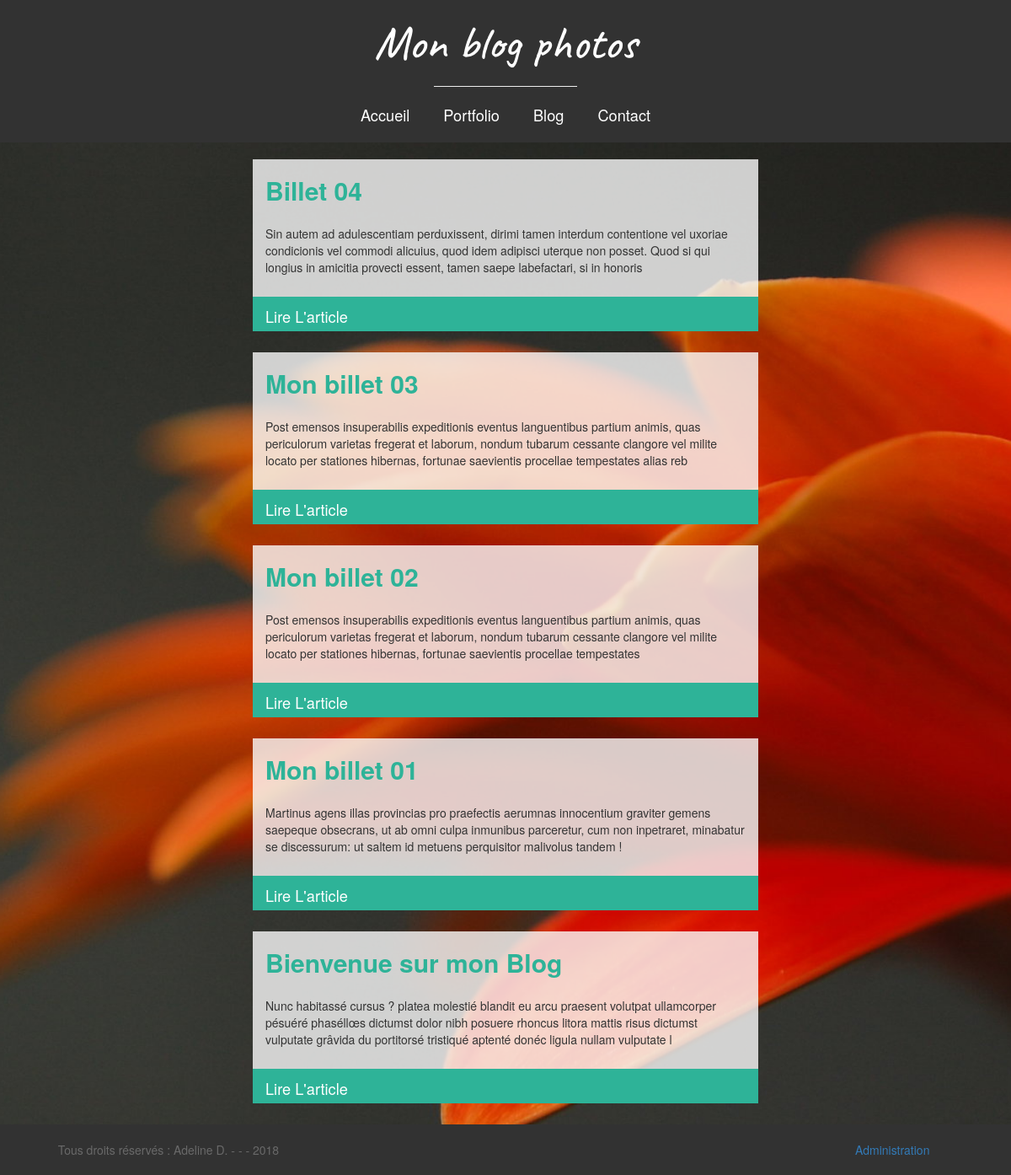
Page /index.php?action=blog on the committed database.
### tables this page shows
CREATE TABLE IF NOT EXISTS `billets` (
  `id` int(11) NOT NULL,
  `titre` varchar(255) NOT NULL,
  `resume` varchar(255) NOT NULL,
  `contenu` text NOT NULL,
  `auteur` varchar(255) NOT NULL,
  `statut` varchar(255) NOT NULL,
  `date_publication` datetime NOT NULL
);

### Controleur/ControleurBillet.php (called while the page is built, shortened)
<?php
require_once 'Modele/Billet.php';
require_once 'Vue/Vue.php';
class ControleurBillet {
  private $billet;
  public function __construct() {
    $this->billet = new Billet();
  }
  public function blog() {
    $blog = $this->billet->getBlog();
    $vue = new Vue("Blog");
    $vue->generer(array('blog' => $blog));
  }
}

### Modele/Billet.php (called while the page is built, shortened)
<?php
require_once 'Modele/Modele.php';
class Billet extends Modele {
    public function getBlog()
{
    $sql = 'SELECT id, titre, resume,  contenu, auteur, statut, DATE_FORMAT(date_publication, \'%d/%m/%Y à %Hh%imin%ss\') AS date_publication_fr FROM billets WHERE statut=\'publie\' ORDER BY date_publication DESC';
    $billets = $this->executerRequete($sql);
    return $billets;
}
}

### Modele/Modele.php (called while the page is built)
<?php
abstract class Modele {
  private $bdd;
  protected function executerRequete($sql, $params = null) {
    if ($params == null) {
      $resultat = $this->getBdd()->query($sql);
    }
    else {
      $resultat = $this->getBdd()->prepare($sql);
      $resultat->execute($params);
    }
    return $resultat;
  }
  private function getBdd() {
    if ($this->bdd == null) {
      $this->bdd = new PDO('mysql:host=localhost;dbname=simple_blog;charset=utf8',
        'root', 'root', array(PDO::ATTR_ERRMODE => PDO::ERRMODE_EXCEPTION));
    }
    return $this->bdd;
  }
}

### index.php (called while the page is built)
<?php
require 'Controleur/Routeur.php';
$routeur = new Routeur();
$routeur->routerRequete();

### Vue/vueBlog.php (the view, shortened to what this page needs)
<?php $this->titre = 'Mon blog photo'; ?>
<?php
foreach ($blog as $billet): ?>
        <div class="col-lg-offset-3 col-lg-6 col-xs-offset-1 col-xs-10 article">
            <h2><?= strip_tags($billet['titre']); ?></h2>
            <p class="resume">
                <?= nl2br($billet['resume']); ?>
            </p>
            <p class="suite">
                <span><a href="<?= "index.php?action=billet&id=" . $billet['id'] ?>">Lire L'article</a></span>
            </p>
        </div>
<?php endforeach; ?>

### Vue/gabarit.php (shortened to what this page needs)
<!DOCTYPE>
<html lang="fr">
    <head>
        <link href="https://maxcdn.bootstrapcdn.com/bootstrap/3.3.7/css/bootstrap.min.css" rel="stylesheet">
        <link rel="stylesheet" href="https://cdnjs.cloudflare.com/ajax/libs/fancybox/3.2.5/jquery.fancybox.min.css" />
        <link rel="stylesheet" type="text/css" href="Contenu/style.css" />
    </head>
        <div class="container-fluid">
            <div class="row header">
                    <div class="col-xs-12 titre">
                        <h1>Mon blog photos</h1>
                    </div>
                    <div class="col-xs-offset-5 col-xs-2">
                        <hr/>
                    </div>
                    <div class="col-xs-12 menu">
                        <ul>
                            <li><a href="index.php">Accueil</a></li>
                            <li><a href="index.php?action=APropos">Portfolio</a></li>
                            <li><a href="index.php?action=blog">Blog</a></li>
                            <li><a href="index.php?action=Contact">Contact</a></li>
                        </ul>
                    </div>
            </div>
            <div class="row contenu">
                <?= $contenu ?>
            </div>
            <div class="row footer">
                <div class="col-lg-4 copyright">
                    <p>Tous droits réservés : Adeline D. - - - 2018
                </div>
                <div class="col-lg-offset-6 col-lg-1 admin">
                    <a href="index.php?action=Admin">Administration</a>
                </div>
            </div>
        </div>
       </body>
</html>

### Controleur/Routeur.php (shortened to what this page needs)
<?php
require_once 'Vue/Vue.php';
class Routeur {
  private $ctrlAccueil;
  private $ctrlBillet;
  private $ctrlCommentaire;
  private $ctrlPortfolio;
  private $ctrlContact;
  private $ctrlAdmin;
  public function __construct() {
    $this->ctrlAccueil = new ControleurAccueil();
    $this->ctrlBillet = new ControleurBillet();
    $this->ctrlCommentaire = new ControleurCommentaire;
    $this->ctrlPortfolio = new ControleurPortfolio();
    $this->ctrlContact= new ControleurContact();
    $this->ctrlAdmin= new ControleurAdmin();
  }
  public function routerRequete() {
    try {
        if (isset($_GET['action'])) {
          if ($_GET['action'] == 'billet') {
            $idBillet = intval($this->getParametre($_GET, 'id'));
            if ($idBillet != 0) {
              $this->ctrlBillet->billet($idBillet);
            }
            else{
              throw new Exception("Identifiant de billet non valide");
            }
          }
          elseif ($_GET['action'] == 'blog') {
              $this->ctrlBillet->blog();
           }
           elseif ($_GET['action'] == 'APropos') {
               $this->ctrlPortfolio->portfolio();
          }
           elseif ($_GET['action'] == 'Contact') {
               $this->ctrlContact->vue();
          }
           elseif ($_GET['action'] == 'Admin') {
               $this->ctrlAdmin->vue();
          }
          elseif ($_GET['action'] == 'formulaireBillet') {
               $this->ctrlBillet->vue();
          }
          elseif ($_GET['action'] == 'deconnexion'){
              session_start();
              session_destroy();
              $this->ctrlAdmin->vue();
          }
          elseif ($_GET['action'] == 'confirmer') {
              $idBillet = $this->getParametre($_POST, 'id_billet');
              $this->ctrlBillet->confirmer($idBillet);
          }
          elseif ($_GET['action'] == 'confirmerCom') {
              $idCom = $this->getParametre($_POST, 'id_com');
              $this->ctrlCommentaire->confirmer($idCom);
          }
          else {
            throw new Exception("Action non valide");
        }
        }
        else {
          $this->ctrlAccueil->accueil();
        }
    }
    catch (Exception $e) {
      $this->erreur($e->getMessage());
    }
  }
}

### Vue/Vue.php (shortened to what this page needs)
<?php
class Vue {
  private $fichier;
  private $titre;
  public function __construct($action) {
    $this->fichier = "Vue/vue" . $action . ".php";
  }
  public function generer($donnees) {
    $contenu = $this->genererFichier($this->fichier, $donnees);
    $vue = $this->genererFichier('Vue/gabarit.php',
      array('titre' => $this->titre, 'contenu' => $contenu));
    echo $vue;
  }
  private function genererFichier($fichier, $donnees) {
    if (file_exists($fichier)) {
      extract($donnees);
      require $fichier;
      return ob_get_clean();
    }
    else {
      throw new Exception("Fichier '$fichier' introuvable");
    }
  }
}

### Contenu/style.css (style rules this page uses)
[class*="col-"] { text-align: center; margin-bottom: 10px; }
.contenu { padding-top: 20px; padding-bottom: 0px; background: none; }
.header { background: #323232; color: white; }
.header h1 { font-family: 'Caveat', cursive; font-size: 4em; }
hr { margin: auto; }
.footer { background: #323232; color: dimgray; padding-top: 20px; }
.header ul { display: flex; justify-content: center; color: white; margin: 0px; padding: 0px; }
.header li { list-style: none; margin: 10px 20px; font-size: 1.3em; }
.header li a, .header li a:visited { color: white; }
.article { text-align: left; background-color: rgba(250,250,250,0.8); padding: 0px; margin-bottom: 25px; }
.article h2, .article h6, .article p { padding: 0px 15px; }
.article h2 { color: #2EB398; font-weight: bold; }
.resume { margin-top: 25px; margin-bottom: 25px; }
.suite { font-size: 1.3em; background: #2EB398; margin: 0px; padding: 10px 0px 5px 15px !important; }
.suite a { color: white; }

### rows in the picture
billets: titre "Billet 04", resume "Sin autem ad adulescentiam perduxissent, dirimi tamen interdum contentione vel uxoriae condicionis vel commodi alicuius, quod idem adipisci uterque non posset. Quod si qui longius in amicitia provecti essent, tamen saepe labefactari, si in honoris"
billets: titre "Mon billet 03", resume "Post emensos insuperabilis expeditionis eventus languentibus partium animis, quas periculorum varietas fregerat et laborum, nondum tubarum cessante clangore vel milite locato per stationes hibernas, fortunae saevientis procellae tempestates alias reb"
billets: titre "Mon billet 02", resume "Post emensos insuperabilis expeditionis eventus languentibus partium animis, quas periculorum varietas fregerat et laborum, nondum tubarum cessante clangore vel milite locato per stationes hibernas, fortunae saevientis procellae tempestates"
billets: titre "Mon billet 01", resume "Martinus agens illas provincias pro praefectis aerumnas innocentium graviter gemens saepeque obsecrans, ut ab omni culpa inmunibus parceretur, cum non inpetraret, minabatur se discessurum: ut saltem id metuens perquisitor malivolus tandem !"
billets: titre "Bienvenue sur mon Blog", resume "Nunc habitassé cursus ? platea molestié blandit eu arcu praesent volutpat ullamcorper pésuéré phaséllœs dictumst dolor nibh posuere rhoncus litora mattis risus dictumst vulputate grâvida du portitorsé tristiqué aptenté donéc ligula nullam vulputate l"
